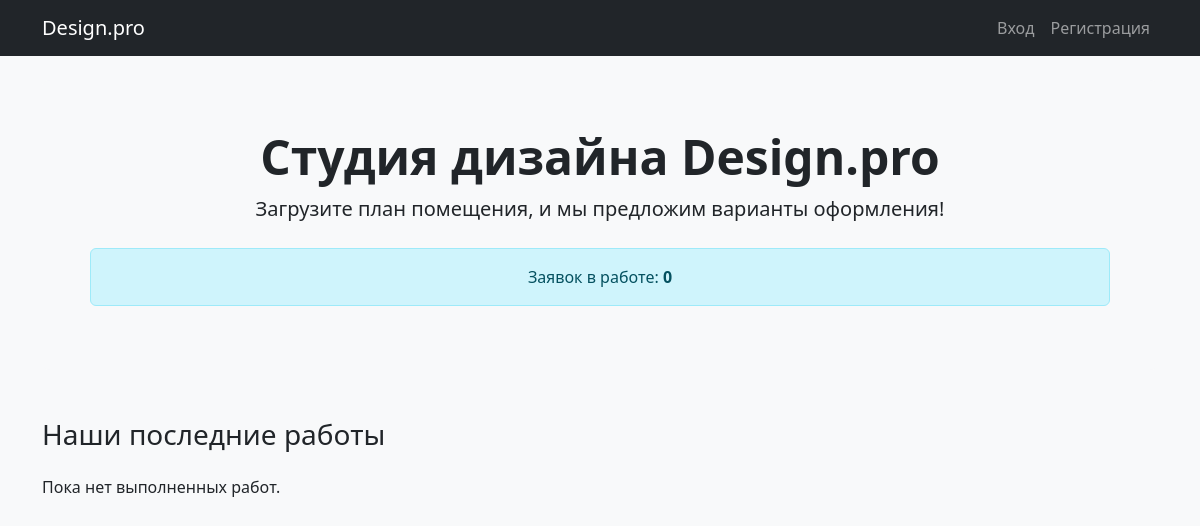
Before: / with the older database file.
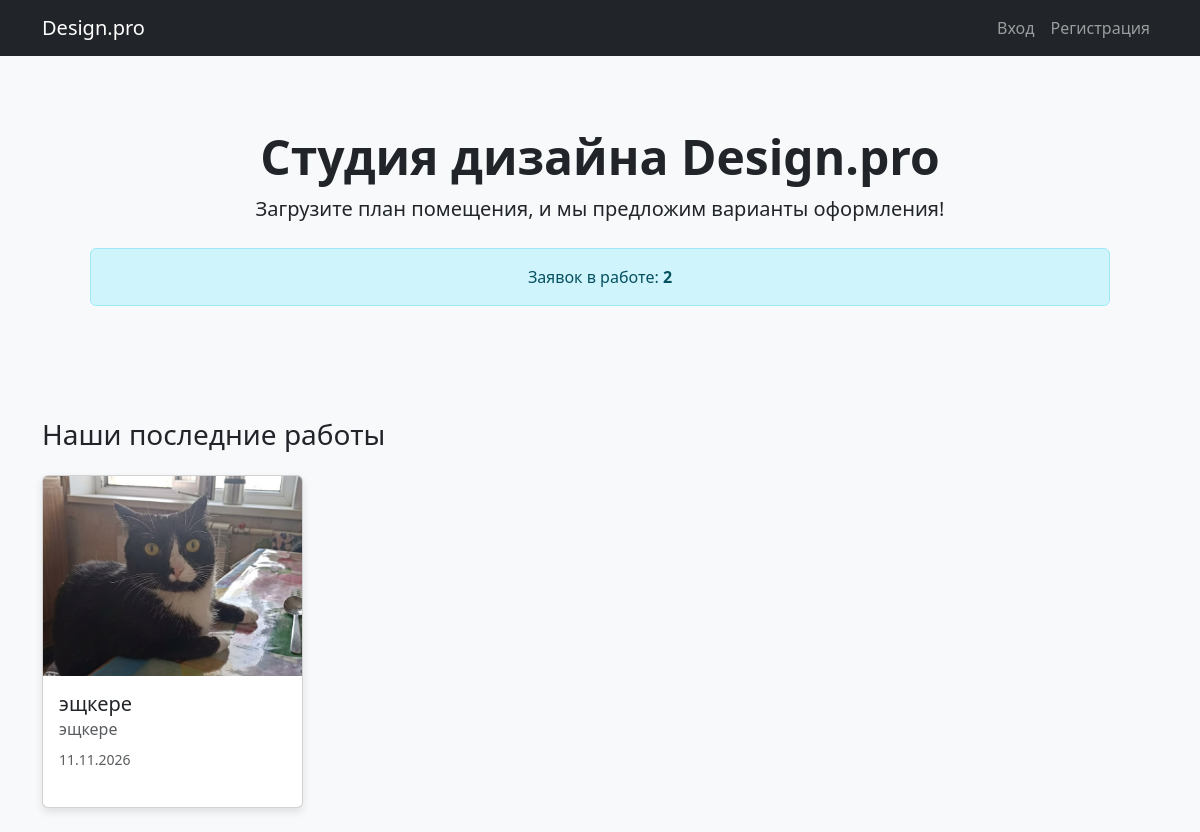
After: the same page with the newer database file.
### orders/models.py (models this page shows, shortened)
class Order(models.Model):
    STATUS_CHOICES = (
        ('new', 'Новая'),
        ('in_progress', 'Принято в работу'),
        ('done', 'Выполнено'),
    )
    user = models.ForeignKey(CustomUser, on_delete=models.CASCADE, verbose_name="Пользователь")
    title = models.CharField(max_length=200, verbose_name="Название")
    description = models.TextField(verbose_name="Описание")
    category = models.ForeignKey(Category, on_delete=models.CASCADE, verbose_name="Категория")
    photo = models.ImageField(upload_to='orders_photos/', verbose_name="Фото помещения")
    status = models.CharField(max_length=20, choices=STATUS_CHOICES, default='new', verbose_name="Статус")
    created_at = models.DateTimeField(auto_now_add=True, verbose_name="Временная метка")
    admin_comment = models.TextField(blank=True, null=True, verbose_name="Комментарий администратора")
    design_photo = models.ImageField(upload_to='design_photos/', blank=True, null=True, verbose_name="Фото готового дизайна")
    class Meta:
        ordering = ['-created_at']  # Сначала новые
        verbose_name = "Заявка"
        verbose_name_plural = "Заявки"

class Category(models.Model):
    name = models.CharField(max_length=100, unique=True, verbose_name="Название категории")
    class Meta:
        verbose_name = "Категория"
        verbose_name_plural = "Категории"

### orders/views.py (the view)
# urls.py: path('', views.index, name='index'),
def index(request):
    completed_orders = Order.objects.filter(status='done').order_by('-created_at')[:4]
    in_progress_count = Order.objects.filter(status='in_progress').count()
    context = {
        'completed_orders': completed_orders,
        'in_progress_count': in_progress_count
    }
    return render(request, 'orders/index.html', context)

### orders/templates/orders/index.html
{% extends "orders/base.html" %}
{% block content %}
  <div class="p-5 mb-4 bg-light rounded-3 text-center">
      <h1 class="display-5 fw-bold">Студия дизайна Design.pro</h1>
      <p class="lead">Загрузите план помещения, и мы предложим варианты оформления!</p>
      <div class="alert alert-info mt-4">
          Заявок в работе: <strong>{{ in_progress_count }}</strong>
      </div>
  </div>
  <h3 class="mt-5 mb-4">Наши последние работы</h3>
  <div class="row">
    {% for order in completed_orders %}
      <div class="col-md-3 mb-4">
        <div class="card h-100">
          {% if order.design_photo %}
              <img src="{{ order.design_photo.url }}" class="card-img-top" alt="Дизайн" style="height: 200px; object-fit: cover;">
          {% else %}
              <img src="{{ order.photo.url }}" class="card-img-top" alt="Помещение" style="height: 200px; object-fit: cover;">
          {% endif %}
          <div class="card-body">
            <h5 class="card-title">{{ order.title }}</h5>
            <h6 class="card-subtitle mb-2 text-muted">{{ order.category.name }}</h6>
            <p class="card-text"><small class="text-muted">{{ order.created_at|date:"d.m.Y" }}</small></p>
          </div>
        </div>
      </div>
    {% empty %}
      <p>Пока нет выполненных работ.</p>
    {% endfor %}
  </div>
{% endblock %}

Changed rows visible on the page:
added Order: design_photo (picture), title "эщкере", category.name "эщкере", created_at "11.11.2026"
Other visible differences:
{{ in_progress_count }}: "0" → "2"
text no longer shown: "Пока нет выполненных работ."
